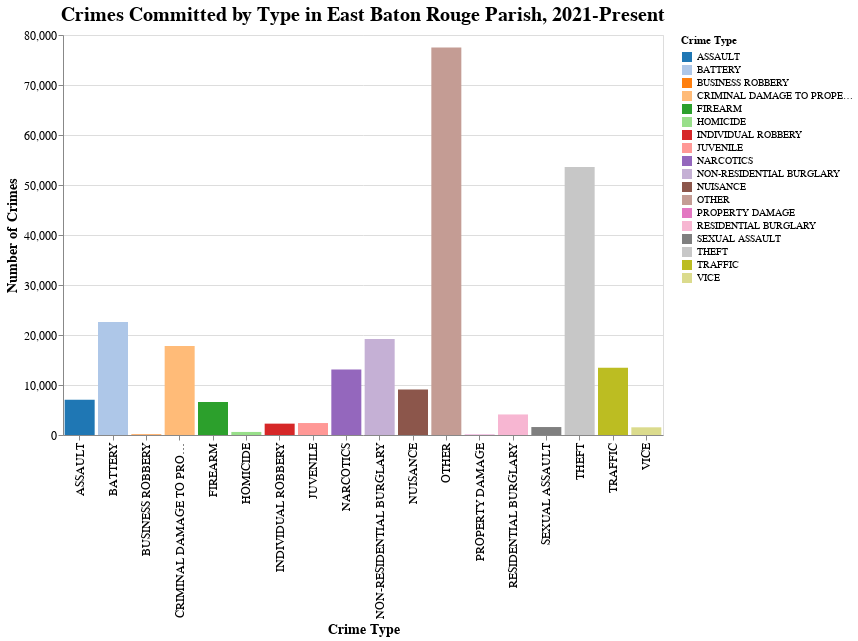

The notebook cell saved with this chart:
### Code cell
chart = alt.Chart(ebrp_num_df).mark_bar().encode(
    x = alt.X('STATUTE_CATEGORY',title='Crime Type'),
    y = alt.Y('COUNT',title='Number of Crimes'),
    color = alt.Color('STATUTE_CATEGORY:N', title='Crime Type', scale=alt.Scale(scheme='category20')),
).properties(
    title='Crimes Committed by Type in East Baton Rouge Parish, 2021-Present',
    width=600,
    height=400
).configure_axis(
    labelFontSize=12,
    titleFontSize=14
).configure_title(
    fontSize=20
)

chart.display()

### Figure 1 — Vega-Lite specification as saved in the notebook (floating-point values rounded to 4 significant figures)
{"config": {"view": {"continuousWidth": 300, "continuousHeight": 300}, "axis": {"labelFontSize": 12, "titleFontSize": 14}, "title": {"fontSize": 20}}, "data": {"name": "data-f0b4fca6cef82444915f847be35d81df"}, "mark": {"type": "bar"}, "encoding": {"color": {"field": "STATUTE_CATEGORY", "scale": {"scheme": "category20"}, "title": "Crime Type", "type": "nominal"}, "x": {"field": "STATUTE_CATEGORY", "title": "Crime Type", "type": "nominal"}, "y": {"field": "COUNT", "title": "Number of Crimes", "type": "quantitative"}}, "height": 400, "title": "Crimes Committed by Type in East Baton Rouge Parish, 2021-Present", "width": 600, "$schema": "https://vega.github.io/schema/vega-lite/v5.8.0.json", "datasets": {"data-f0b4fca6cef82444915f847be35d81df": [{"STATUTE_CATEGORY": "ASSAULT", "COUNT": 7026}, {"STATUTE_CATEGORY": "BATTERY", "COUNT": 22616}, {"STATUTE_CATEGORY": "BUSINESS ROBBERY", "COUNT": 113}, {"STATUTE_CATEGORY": "CRIMINAL DAMAGE TO PROPERTY", "COUNT": 17786}, {"STATUTE_CATEGORY": "FIREARM", "COUNT": 6611}, {"STATUTE_CATEGORY": "HOMICIDE", "COUNT": 611}, {"STATUTE_CATEGORY": "INDIVIDUAL ROBBERY", "COUNT": 2272}, {"STATUTE_CATEGORY": "JUVENILE", "COUNT": 2392}, {"STATUTE_CATEGORY": "NARCOTICS", "COUNT": 13096}, {"STATUTE_CATEGORY": "NON-RESIDENTIAL BURGLARY", "COUNT": 19181}, {"STATUTE_CATEGORY": "NUISANCE", "COUNT": 9080}, {"STATUTE_CATEGORY": "OTHER", "COUNT": 77483}, {"STATUTE_CATEGORY": "PROPERTY DAMAGE", "COUNT": 83}, {"STATUTE_CATEGORY": "RESIDENTIAL BURGLARY", "COUNT": 4110}, {"STATUTE_CATEGORY": "SEXUAL ASSAULT", "COUNT": 1592}, {"STATUTE_CATEGORY": "THEFT", "COUNT": 53604}, {"STATUTE_CATEGORY": "TRAFFIC", "COUNT": 13444}, {"STATUTE_CATEGORY": "VICE", "COUNT": 1538}]}}
